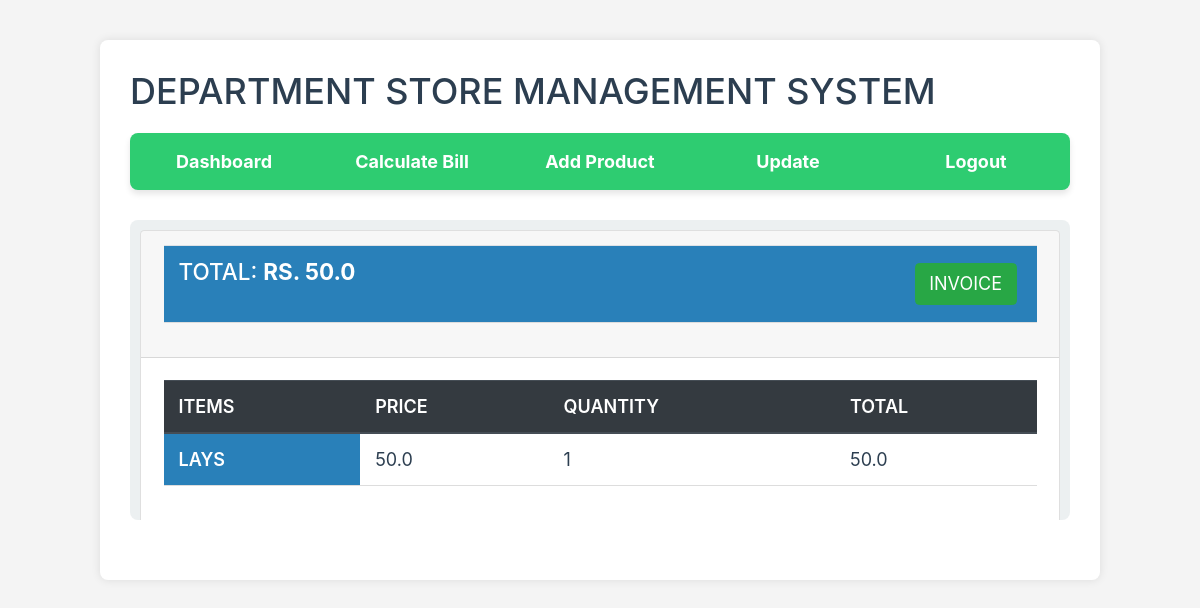
The page /final-bill/4 (signed in) on the database its author committed.
### store/models.py (models this page shows, shortened)
class BillItems(models.Model):
    bill = models.ForeignKey(Bill, on_delete=models.SET_NULL, null=True)
    product = models.ForeignKey(Product, on_delete=models.SET_NULL, null=True)
    quantity = models.IntegerField(default=0, null=True, blank=True)
    def productInfo(self):
        info = {'name':self.product.product_name, 'price': self.product.product_sp}
        return info
    def total(self):
        return self.quantity*self.product.product_sp

class Product(models.Model):
    product_name = models.CharField(max_length=200)
    product_description = models.TextField()
    product_quantity = models.IntegerField()
    product_company = models.CharField(max_length=264)
    product_cp = models.FloatField()
    product_sp = models.FloatField()

### store/views.py (the view)
# urls.py: path('final-bill/<int:id>', views.final_bill, name="final-bill"),
@login_required(login_url="/account/login")
def final_bill(request, id):
    billItems = BillItems.objects.filter(bill=Bill.objects.get(id=id))
    grandTotal = 0
    for i in billItems:
        grandTotal += int(i.quantity)*float(i.product.product_sp)
    context = {'items': billItems, 'billId': id, 'g_total':grandTotal}
    return render(request, 'final-bill.html', context)

### templates/final-bill.html
{% extends 'base.html' %}
{% block content %}
<div class="content form-wrapper">
    <div class="card">
        <div class="card-header">
            <table class="table">
                <tr>
                    <th><h5>Total: <strong>Rs. {{g_total}}</strong></h5></th>
                    <th>
                        <a style="float:right; margin:5px;" href="/print-bill/{{billId}}" class="btn btn-success" target="_blank">Invoice</a>
                    </th>
                </tr>
            </table>
        </div>
        <div class="card-body">
            <table class="table">
                <thead class="thead-dark">
                  <tr>
                    <th scope="col">Items</th>
                    <th scope="col">Price</th>
                    <th scope="col">Quantity</th>
                    <th scope="col">Total</th>
                  </tr>
                </thead>
                <tbody>
                    {% for item in items%}
                  <tr>
                    <th scope="row">{{item.productInfo.name}}</th>
                    <td>{{item.productInfo.price}}</td>
                    <td>{{item.quantity}}</td>
                    <td>{{item.total}}</td>
                  </tr>
                  {% endfor %}
                </tbody>
              </table>
        </div>
    </div>
</div>
{% endblock %}

### static/css/index.css (style rules this page uses)
* { margin: 0; padding: 0; box-sizing: border-box; }
html { font-family: 'Lato', sans-serif; font-weight: 300; font-size: 18px; text-rendering: optimizeLegibility; overflow-x: hidden; }
body { background: #f4f4f4; background-repeat: no-repeat; background-attachment: fixed; background-position: center; }
.form-wrapper { padding: 10px; width: auto; height: 300px; overflow-y: scroll; margin-top: 20px; background-color: #ecf0f1; border-radius: 8px; }
.content { margin: 30px 0; color: #34495e; }
.table { width: 100%; border-collapse: collapse; margin-bottom: 20px; }
.table th, .table td { padding: 12px 15px; border-bottom: 1px solid #ddd; text-align: left; color: #2c3e50; }
.table th { background-color: #2980b9; color: #ffffff; text-transform: uppercase; font-weight: 600; }

### rows shown on the page
BillItems: productInfo.name "LAYS", productInfo.price "50.0", quantity "1", total "50.0"

### other values the page prints
{{ g_total }} "50.0"
